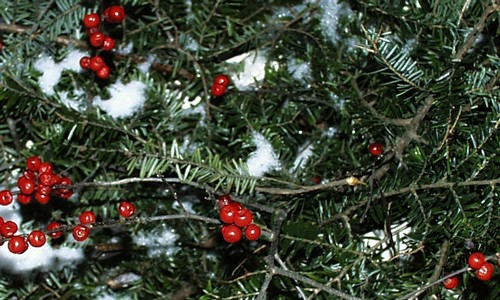
%> input picture Ing/1.semester/Teoria_Oznamovania/cvicenia/semestralka-watermarking/dct_watermarking_final/greens.jpg, 500 x 300 px
$ octave dct_watermarking_krypto_v1.m   (GNU Octave 9; MATLAB toolbox functions it lacks are replaced by stand-ins)
%> lines starting %> are read from the running program, lines starting %| are printed output that depends on the picture
clear
close all

% Nacitame originalny obrazok
x = double(imread('C:\Users\IEUser\Desktop\greens.jpg'));
figure,imshow(x/255);
y = x;

% Vytvorime watermark - nahodnu binarnu maticu m x n, kde 'm' a 'n' su
% rozmery originalneho obrazka
[m, n] = size(y(:,:,1));
%> m = 300; n = 500
a = randi([0 1], m,n);
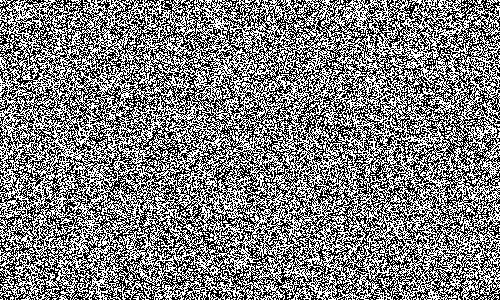
%> a: size 300x500 double; values 0 (black) and 1 (white), 50% white in thin lines or dots
figure,imshow(a)
save m.dat a -ascii     % Uloz pole 'a' do suboru

% Wasserzeichen
x1 = x(:,:,1);
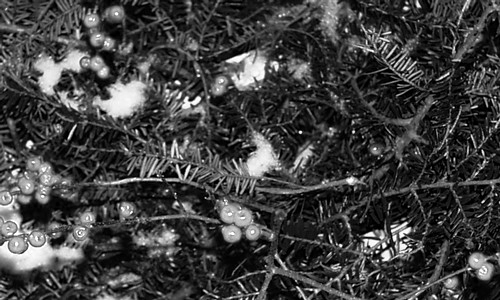
%> x1: size 300x500 double; min 0, max 255, mean 64.6
x2 = x(:,:,2);
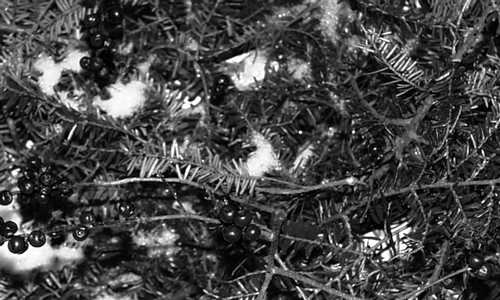
%> x2: size 300x500 double; min 0, max 255, mean 70.4
x3 = x(:,:,3);
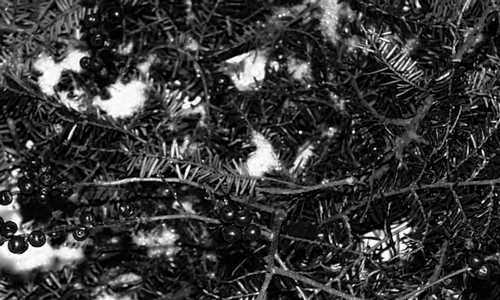
%> x3: size 300x500 double; min 0, max 255, mean 55.8

% Vykonaj DCT
dx1 = dct2(x1);
dx2 = dct2(x2);
dx3 = dct2(x3);


%m = double(imread('C:\Users\IEUser\Desktop\lena.jpg'));
g = 100000000000;
[rm,cm] = size(a);
%> rm = 300; cm = 500
dx1(1:rm,1:cm) = dx1(1:rm,1:cm) + g * a;
dx2(1:rm,1:cm) = dx2(1:rm,1:cm) + g * a;
dx3(1:rm,1:cm) = dx3(1:rm,1:cm) + g * a;

figure,imshow(a);title('watermark')

figure,imshow(dx1);
figure,imshow(dx2);
figure,imshow(dx3);
%> after `imshow(dx3)`:
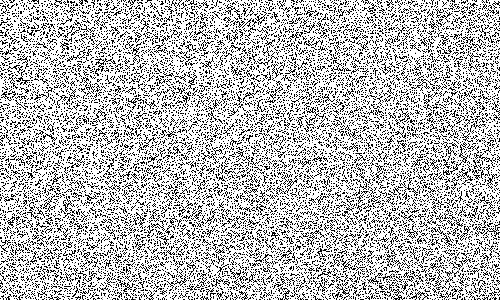
%> displayed picture: size 300x500, on the screen's scale of 0 to 255; min 0, max 255, mean 188.5

y1 = idct2(dx1);
y2 = idct2(dx2);
y3 = idct2(dx3);

y(:,:,1) = y1;
y(:,:,2) = y2;
y(:,:,3) = y3;

figure,imshow(y1);
%> after `imshow(y1)`:
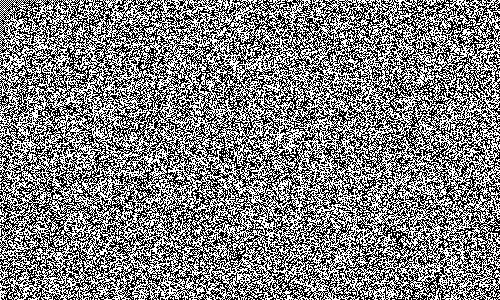
%> displayed picture: size 300x500, on the screen's scale of 0 to 255; 50.3% white; black in thin lines or dots
figure,imshow(y2);
figure,imshow(y3);


figure; imshow(y/255);
figure; imshow(abs(y-x)*100); % porovnanie
figure; imshow(y/255-x/255); % porovnanie
imwrite(y/255, 'C:\Users\IEUser\Desktop\watermarked_image.jpg');

z = y;
[r,c,s] = size(z);
%> r = 300; c = 500; s = 3

% De-watermarrking
load m.dat
y = z;
dy1 = dct2(y(:,:,1));
dy2 = dct2(y(:,:,2));
dy3 = dct2(y(:,:,3));

dy1(1:rm,1:cm) = dy1(1:rm,1:cm) - g * m;
dy2(1:rm,1:cm) = dy2(1:rm,1:cm) - g * m;
dy3(1:rm,1:cm) = dy3(1:rm,1:cm) - g * m;

y11 = idct2(dy1);
y22 = idct2(dy2);
y33 = idct2(dy3);

yy(:,:,1) = y11;
yy(:,:,2) = y22;
yy(:,:,3) = y33;


figure; imshow(yy/255)
%> after `imshow(yy/255)`:
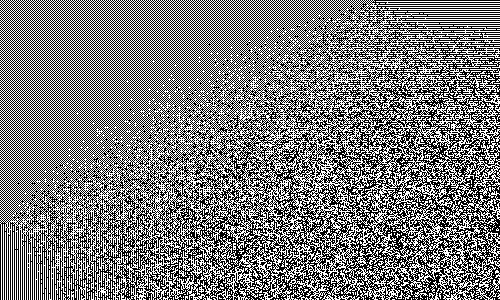
%> displayed picture: size 300x500x3, on the screen's scale of 0 to 255; 48.1% white in thin lines or dots
figure; imshow(abs(yy-x)*10000) %porovnanie ukaze ciernu plochu ak nie su ziadne rozdiely medzi yy a x obrazkom
figure; imshow(yy/255-x/255); % porovnanie
imwrite(yy/255, 'C:\Users\IEUser\Desktop\extracted_original_image.jpg');

%Zdroje:
%https://www.youtube.com/watch?v=4pLqjESBIO0
%https://www.youtube.com/watch?v=bHr1BL7dw8o
